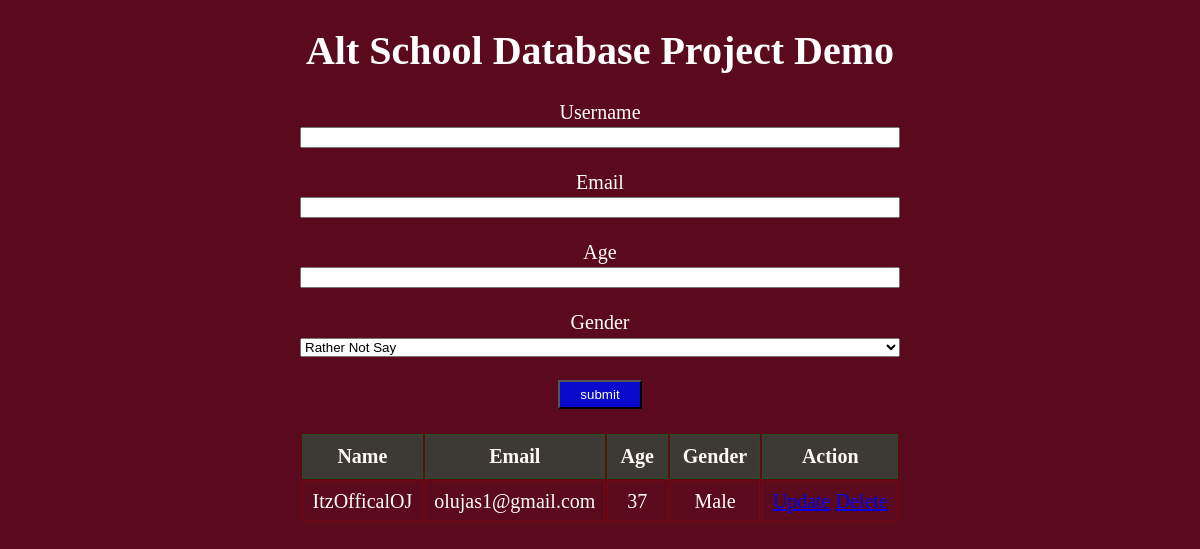
Before: / with the older database file.
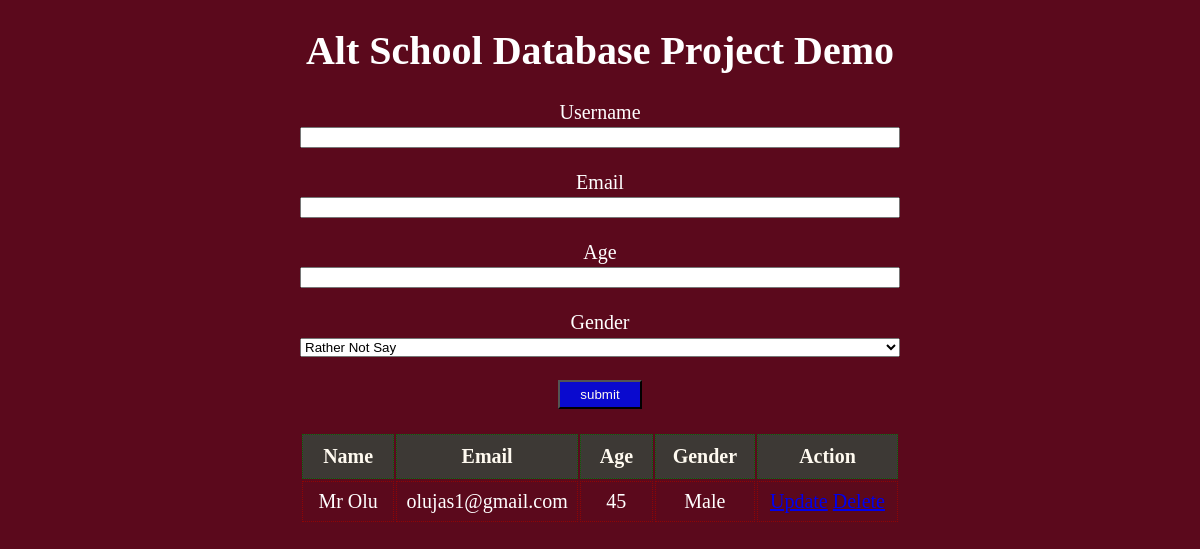
After: the same page with the newer database file.
### app.py (models this page shows, shortened)
class User(db.Model):
    __tablename__="users"
    id = db.Column(db.Integer(), primary_key=True)
    username = db.Column(db.String(255), nullable=False)
    email = db.Column(db.String(255), nullable=False)
    age = db.Column(db.Integer(), nullable=False)
    gender = db.Column(db.String(255), nullable=False)

### app.py (the view)
@app.route('/')
def index():
    users = User.query.all()
    context = {
        'users':users
    }
    return render_template("models.html", **context)

### templates/models.html (shortened to what this page needs)
<!DOCTYPE html>
<html lang="en">
  <head>
  </head>
  <body>
    <h1>Alt School Database Project Demo</h1>
    <div class="container">
      <form action="{{url_for('create_user')}}" method="POST">
        <label for="username">Username</label>
        <input type="text" name="username" id="username", required />
        <br />
        <br />
        <label for="email">Email</label>
        <input type="text" name="email" id="email", required />
        <br />
        <br />
        <label for="age">Age</label>
        <input type="number" name="age" id="age", required />
        <br />
        <br />
        <label for="gender">Gender</label>
        <select name="gender" id="gender" , required>
          <option value="Not Said" selected>Rather Not Say</option>
        </select>
        <br />
        <br />
        <button type="submit">submit</button>
      </form>
      <br />
      <div class="table_wrapper">
        <table>
          <thead>
            <th>Name</th>
            <th>Email</th>
            <th>Age</th>
            <th>Gender</th>
            <th>Action</th>
          </thead>
          <tbody>
            {% for user in users %}
            <tr>
              <td>{{user.username}}</td>
              <td>{{user.email}}</td>
              <td>{{user.age}}</td>
              <td>{{user.gender}}</td>
              <td><a href="/">Update</a> <a href="/">Delete</a></td>
            </tr>
            {% endfor %}
          </tbody>
        </table>
      </div>
    </div>
  </body>
</html>

### templates/models.html (style rules this page uses)
* { box-sizing: border-box; }
body { margin: 0; text-align: center; background-color: #5b091c; color:#fff ; font-size: 20px; }
.container { width: 50%; margin: auto; }
.container input { width: 100%; }
.container select { width: 100%; }
.table_wrapper { width: 100%; margin: 0 auto; overflow-x: auto; white-space: nowrap; }
th { width: 200px; background-color: #3d3935; color: floralwhite; padding: 10px; border: 1px dotted rgb(13, 99, 6); }
td { padding: 8px; border: 1px dotted rgb(145, 4, 4); }
button { background-color: rgb(10, 10, 207); color: floralwhite; padding: 5px 20px; cursor: pointer; }

Changed rows visible on the page:
changed User "olujas1@gmail.com": username "ItzOfficalOJ" → "Mr Olu"; age "37" → "45"
